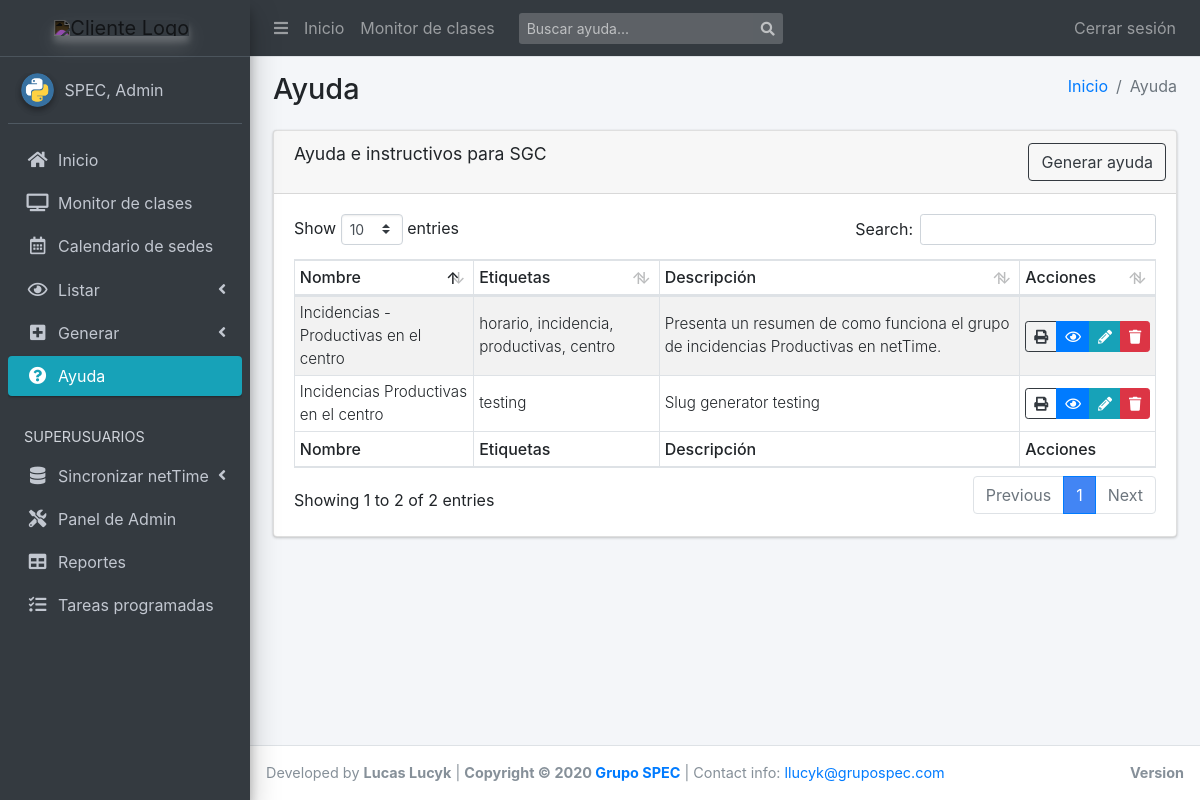
Screenshot of /help/list/ (signed in) with the database file from the repository.
### help/models.py (models this page shows, shortened)
class Help(models.Model):
    title = models.TextField(unique=True, max_length=200, blank=True, null=True)
    slug = models.SlugField(unique=True, blank=True, null=True, max_length=250)
    tags = models.TextField(max_length=200, blank=True, null=True)
    short_description = models.TextField(max_length=200, blank=True, null=True)
    content = RichTextUploadingField(
    )
    class Meta:
        verbose_name = "Ayuda"
        verbose_name_plural = "Ayudas"
    def get_detail_url(self):
        return reverse('help_detail', kwargs={"slug_text": self.slug})
    def get_edit_url(self):
        return reverse('help_update', kwargs={"slug_text": self.slug})
    def get_print_url(self):
        return reverse('help_print', kwargs={"slug_text": self.slug})
    def get_delete_url(self):
        return reverse(
            'confirm_delete',
            kwargs={"model": self.__class__.__name__, "pk": self.id})

### help/views.py (the view)
# urls.py: path('list/', views.help_list, name='help_list'),
@login_required
def help_list(request, context=None):
    template = 'apps/help/list.html'
    qs = Q()
    if 'q' in request.GET:
        qs.add(Q(title__icontains=request.GET.get('q')), Q.OR)
        qs.add(Q(tags__icontains=request.GET.get('q')), Q.OR)
        qs.add(Q(short_description__icontains=request.GET.get('q')), Q.OR)
    _helps = Help.objects.filter(qs)
    context = {"help_list": _helps,}
    return render(request, template, context)

### templates/apps/help/list.html (shortened to what this page needs)
{% extends "base_template.html" %}
{% block extra_css %}
{% load static %}
  <link rel="stylesheet" href="{%  static 'plugins/datatables-bs4/css/dataTables.bootstrap4.min.css' %}">
  <link rel="stylesheet" href="{%  static 'plugins/datatables-responsive/css/responsive.bootstrap4.min.css' %}">
{% endblock %}
{% block namepage %}Ayuda{% endblock %}
{% block active_help %}active{% endblock %}
{% block route %}
  <li class="breadcrumb-item"><a href="{% url 'index' %}">Inicio</a></li>
  <li class="breadcrumb-item active">Ayuda</li>
{% endblock route %}
{% block content %}
	<div class="row">
		<div class="col-md-12">
    <section id="results">
      <div class="card">
        <div class="card-header">
          <h3 class="card-title">
            Ayuda e instructivos para SGC
          </h3>
            <div class="card-tools">
              <a href="{% url 'help_create' %}" class="btn btn-outline-dark">Generar ayuda</a>
            </div>
        </div>
        <div class="card-body">
          <table id="data-table" class="table table-bordered table-striped table-sm table-responsive-sm">
            <thead>
              <tr>
                <th>Nombre</th>
                <th>Etiquetas</th>
                <th>Descripci&oacute;n</th>
                <th>Acciones</th>
              </tr>
            </thead>
            <tbody>
              {% for help in help_list %}
                <tr>
                  <td class="align-middle">{{help.title|capfirst}}</td>
                  <td class="align-middle">{{help.tags}}</td>
                  <td class="align-middle">{{help.short_description|capfirst}}</td>
                  <td class="py-0 align-middle">
                    <div class="btn-group btn-group-sm">
                      <a href="{{ help.get_print_url|safe }}" class="btn btn-outline-dark"><i class="fas fa-print"></i></a>
                      <a href="{{ help.get_detail_url|safe }}" class="btn btn-primary"><i class="far fa-eye"></i></a>
                      <a href="{{ help.get_edit_url|safe }}" class="btn btn-info"><i class="fas fa-pencil-alt"></i></a>
                      <a href="{{ help.get_delete_url|safe }}" class="btn btn-danger"><i class="fas fa-trash"></i></a>
                    </div>
                  </td>
                </tr>
              {% endfor %}
            </tbody>
            <tfoot>
              <tr>
                <th>Nombre</th>
                <th>Etiquetas</th>
                <th>Descripci&oacute;n</th>
                <th>Acciones</th>
              </tr>
            </tfoot>
          </table>
        </div>
      </div>
    </section>
		</div>
	</div>
{% endblock %}
{% block extra_js %}
{% load static %}
{% endblock %}

### templates/base_template.html (shortened to what this page needs)
<!DOCTYPE html>
<html lang="es">
<head>
  {% load static %}
  <link rel="stylesheet" href="{%  static 'css/main.css' %}">
  <link rel="stylesheet" href="{% static 'plugins/ionicons/ionicons.min.css' %}">
  <link rel="stylesheet" href="{%  static 'dist/css/adminlte.min.css' %}">
  <link rel="stylesheet" href="{% static 'plugins/chart.js/Chart.min.css' %}" />
  <link rel="stylesheet" href="{% static 'plugins/bootstrap/css/bootstrap.min.css' %}" />
  <link rel="stylesheet" href="{%  static 'plugins/fontawesome-free/css/all.min.css' %}">
  {% block extra_css %}
  {% endblock %}
</head>
<body class="hold-transition sidebar-mini layout-fixed .layout-footer-fixed .layout-navbar-fixed">
{% block body %}
<div class="wrapper">
  <nav class="main-header navbar navbar-expand navbar-dark navbar-dark">
    <ul class="navbar-nav">
      <li class="nav-item">
        <a class="nav-link" data-widget="pushmenu" href="#" role="button"><i class="fas fa-bars"></i></a>
      </li>
      <li class="nav-item d-none d-sm-inline-block">
        <a href="{% url 'index' %}" class="nav-link">Inicio</a>
      </li>
      <li class="nav-item d-none d-sm-inline-block">
        <a href="{% url 'clases_view'%}" class="nav-link">Monitor de clases</a>
      </li>
    </ul>
    <form class="form-inline ml-3" action="{% url 'help_list' %}">
      <div class="input-group input-group-sm">
        <input class="form-control form-control-navbar" type="search" placeholder="Buscar ayuda..." aria-label="Buscar" name="q">
        <div class="input-group-append">
          <button class="btn btn-navbar" type="submit">
            <i class="fas fa-search"></i>
          </button>
        </div>
      </div>
    </form>
    <ul class="navbar-nav ml-auto">
      {% if user.is_authenticated %}
        <li class="nav-item">
          <a class="nav-link" href="{% url 'logout'%}?next={{request.path}}">
          Cerrar sesi&oacute;n
          </a>
        </li>
      {% endif %}
    </ul>
  </nav>
  <aside class="main-sidebar sidebar-dark-primary elevation-4">
    <a id="logo-big" href="{% url 'index' %}" class="brand-link text-center" style="display:none;">
      <img src="https://megatlon.com/megatlon/images/megatlon.svg"
           alt="Cliente Logo"
           class="brand-image elevation-3 invert-color img-center"
           style="opacity: .8;">
      <span class="brand-text font-weight-light">&nbsp;</span>
    </a>
    <div class="sidebar">
      <div class="user-panel mt-3 pb-3 mb-3 d-flex">
        <div class="image">
          <img src="{% static 'img/python.png' %}" class="img-circle elevation-2" alt="User Image">
        </div>
        <div class="info">
          <a href="#" class="d-block">{{ user.last_name }}, {{ user.first_name }}</a>
        </div>
      </div>
      <nav class="mt-2">
        <ul class="nav nav-pills nav-sidebar flex-column nav-child-indent" data-widget="treeview" role="menu" data-accordion="false">
          <li class="nav-item">
            <a href="{% url 'index' %}" class="nav-link {% block active_home %}{% endblock %}">
              <i class="nav-icon fas fa-home"></i>
              <p>Inicio</p>
            </a>
          </li>
          <li class="nav-item">
            <a href="{% url 'clases_view'%}" class="nav-link {% block active_monitor %}{% endblock %}">
              <i class="nav-icon fas fa-tv"></i>
              <p>Monitor de clases</p>
            </a>
          </li>
          <li class="nav-item">
            <a href="{% url 'sede_calendar'%}" class="nav-link {% block active_sede_calendar %}{% endblock %}">
              <i class="nav-icon far fa-calendar-alt"></i>
              <p>Calendario de sedes</p>
            </a>
          </li>
          <li class="nav-item has-treeview {% block open_ver %}{% endblock %}">
            <a href="#" class="nav-link">
              <i class="nav-icon far fa-eye"></i>
              <p>
                Listar
                <i class="fas fa-angle-left right"></i>
              </p>
            </a>
          </li>
          <li class="nav-item has-treeview {% block open_crear %}{% endblock %}">
            <a href="#" class="nav-link">
              <i class="nav-icon fas fa-plus-square"></i>
              <p>
                Generar
                <i class="right fas fa-angle-left"></i>
              </p>
            </a>
          </li>
          <li class="nav-item">
            <a href="{% url 'help_list'%}" class="nav-link {% block active_help %}{% endblock %}">
              <i class="nav-icon fas fa-question-circle"></i>
              <p>Ayuda</p>
            </a>
          </li>
          {% if user.is_superuser %}
            <li class="nav-header">SUPERUSUARIOS</li>
            <li class="nav-item has-treeview">
              <a href="#" class="nav-link">
                <i class="nav-icon fas fa-database"></i>
                <p>
                  Sincronizar netTime
                  <i class="right fas fa-angle-left"></i>
                </p>
              </a>
            </li>
            <li class="nav-item">
              <a href="/admin/" target="_blank" class="nav-link">
                <i class="nav-icon fas fa-tools"></i>
                <p>Panel de Admin</p>
              </a>
            </li>
            <li class="nav-item">
              <a href="/report_builder/" class="nav-link">
                <i class="nav-icon fas fa-table"></i>
                <p>Reportes</p>
              </a>
            </li>
            <li class="nav-item">
              <a href="{% url 'tasks_management' %}" class="nav-link {% block active_tareas %}{% endblock %}">
                <i class="nav-icon fas fa-tasks"></i>
                <p>Tareas programadas</p>
              </a>
            </li>
          {% endif %}
        </ul>
      </nav>
    </div>
  </aside>
  <div class="content-wrapper">
    <section class="content-header">
      <div class="container-fluid">
        <div class="row mb-2">
          <div class="col-sm-6">
            <h1>{% block namepage %}Inicio{% endblock %}</h1>
          </div>
          <div class="col-sm-6">
            <ol class="breadcrumb float-sm-right">
              {% block route %}{% endblock %}
            </ol>
          </div>
        </div>
      </div>
    </section>
    <section class="content">
      <div class="container-fluid">
        {% block content %}{% endblock %}
      </div>
    </section>
  </div>
  <footer class="main-footer">
    <div class="float-right d-none d-sm-block">
      <b>Version</b>
    </div>
    Developed by <strong>Lucas Lucyk</strong> |
    <strong>Copyright &copy; 2020 <a href="https://grupospec.com/es/">Grupo SPEC</a></strong>
    | Contact info: <a href="mailto:llucyk@grupospec.com">llucyk@grupospec.com</a>
  </footer>
</div>
{% endblock body %}
</body>
</html>

### static/css/main.css (style rules this page uses)
.nav-sidebar > .nav-item > .nav-link.active { background-color: #17a2b8 !important; color: #fff; }
footer { font-size: .9rem; }
table td { font-size: .95rem; font-weight: 300; }
table th { font-size: 1rem; font-weight: 500; }
.invert-color { -webkit-filter: invert(1); filter: invert(1); }
.img-center { float: none !important; }

### rows the page displays
Help: title "Incidencias - Productivas en el centro", tags "horario, incidencia, productivas, centro", short_description "Presenta un resumen de como funciona el grupo de incidencias Productivas en netTime."
Help: title "Incidencias Productivas en el centro", tags "testing", short_description "Slug generator testing"

### other values shown
{{ user.last_name }} "SPEC"
{{ user.first_name }} "Admin"
